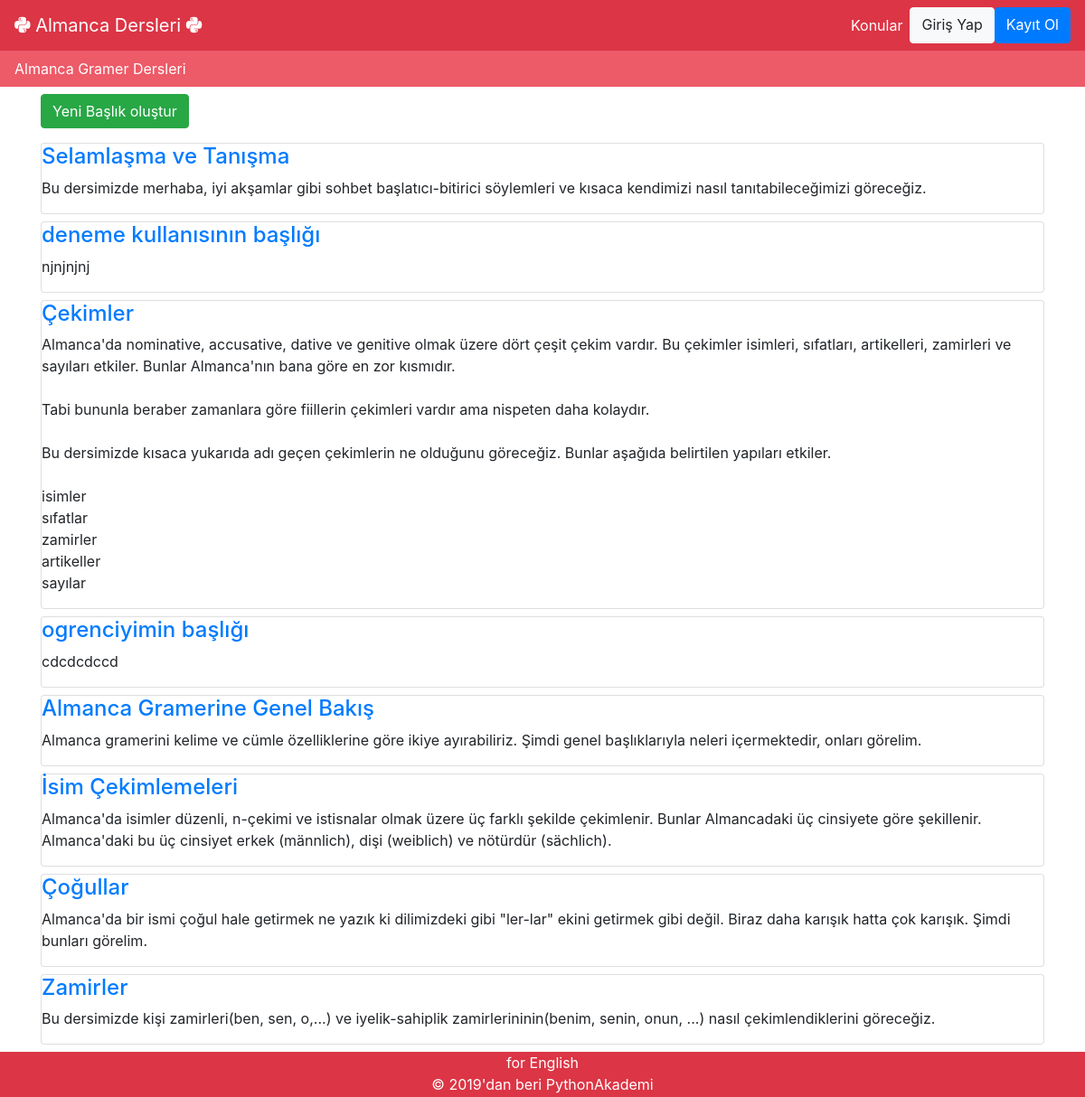
/dersler/, run on the app's committed database.
### dersler/models.py (models this page shows, shortened)
class Baslik(models.Model):
	title = models.CharField(max_length = 100)
	owner = models.ForeignKey(User, on_delete=models.CASCADE)
	content = models.TextField(blank = True)
	ranking = models.IntegerField("Sıra", default = 0)
	publishing_date = models.DateTimeField(verbose_name="yayımlanma_tarihi",auto_now_add=True)
	updating_date = models.DateTimeField(verbose_name="güncellenme_tarihi", auto_now = True)
	youtube_urli = models.URLField("Youtube Url Adresi", blank = True)
	views = models.IntegerField(default = 0)
	favori_sayisi = models.IntegerField(default = 0)
	begenilme_sayisi = models.IntegerField(default = 0)
	objects = models.Manager()
	def get_absolute_url(self):
		return reverse('dersler:baslik_detail', kwargs={'pk':self.pk})

### dersler/views.py (the view)
# urls.py: path('', baslik_listesi, name = "baslik_listesi"),
def baslik_listesi(request):
	basliklar = Baslik.objects.all()
	context = {
		'basliklar': basliklar,
	}
	return render(request, 'dersler/index.html', context)

### templates/dersler/index.html
{% extends 'base.html' %}
{% load static %}
{% block body %}
<div class = "container">
	<p class = "mt-2"><a class = "btn btn-success" href = {% url 'dersler:baslik_olustur' %}>Yeni Başlık oluştur</a></p>
	{% for baslik in basliklar %}
		<div class = "card mb-2">
			<a href = "{{baslik.get_absolute_url}}"><h4>{{baslik.title}}</h4></a>
			<p>{{baslik.content|linebreaksbr}}</p>
		</div>
	{% endfor %}
</div>
{% endblock %}

### data on the page
Baslik: title "Selamlaşma ve Tanışma", content "Bu dersimizde merhaba, iyi akşamlar gibi sohbet başlatıcı-bitirici söylemleri ve kısaca kendimizi nasıl tanıtabileceğimizi göreceğiz."
Baslik: title "deneme kullanısının başlığı", content "njnjnjnj"
Baslik: title "Çekimler", content "Almanca'da nominative, accusative, dative ve genitive olmak üzere dört çeşit çekim vardır. Bu çekimler isimleri, sıfatları, artikelleri, zamirleri ve sayıları etkiler. Bunlar Almanca'nın bana göre en zor kısmıdır. Tabi bununla beraber zamanlara göre fiillerin çekimleri vardır ama nispeten daha kolaydır. Bu dersimizde kısaca yukarıda adı geçen çekimlerin ne olduğunu göreceğiz. Bunlar aşağıda belirtilen yapıları etkiler. isimler sıfatlar zamirler artikeller sayılar"
Baslik: title "ogrenciyimin başlığı", content "cdcdcdccd"
Baslik: title "Almanca Gramerine Genel Bakış", content "Almanca gramerini kelime ve cümle özelliklerine göre ikiye ayırabiliriz. Şimdi genel başlıklarıyla neleri içermektedir, onları görelim."
Baslik: title "İsim Çekimlemeleri", content "Almanca'da isimler düzenli, n-çekimi ve istisnalar olmak üzere üç farklı şekilde çekimlenir. Bunlar Almancadaki üç cinsiyete göre şekillenir. Almanca'daki bu üç cinsiyet erkek (männlich), dişi (weiblich) ve nötürdür (sächlich)."
Baslik: title "Çoğullar", content "Almanca'da bir ismi çoğul hale getirmek ne yazık ki dilimizdeki gibi \"ler-lar\" ekini getirmek gibi değil. Biraz daha karışık hatta çok karışık. Şimdi bunları görelim."
Baslik: title "Zamirler", content "Bu dersimizde kişi zamirleri(ben, sen, o,...) ve iyelik-sahiplik zamirlerininin(benim, senin, onun, ...) nasıl çekimlendiklerini göreceğiz."
